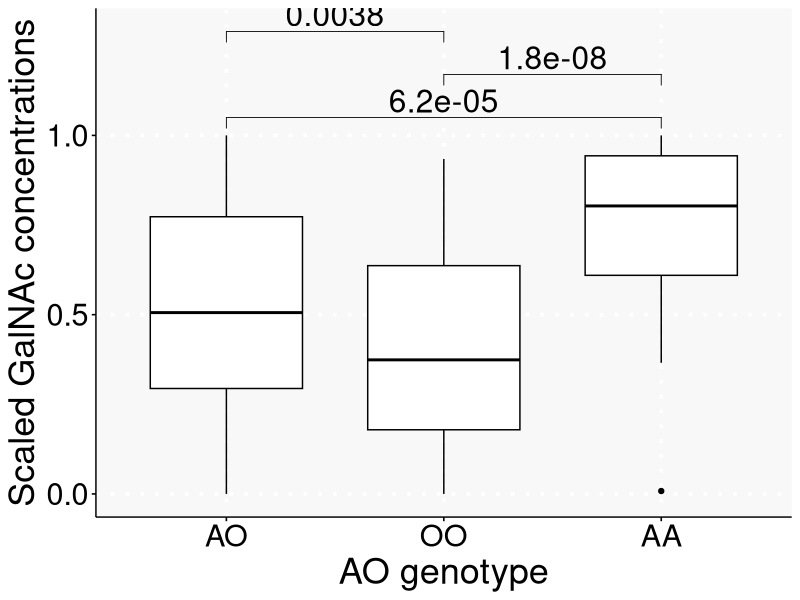
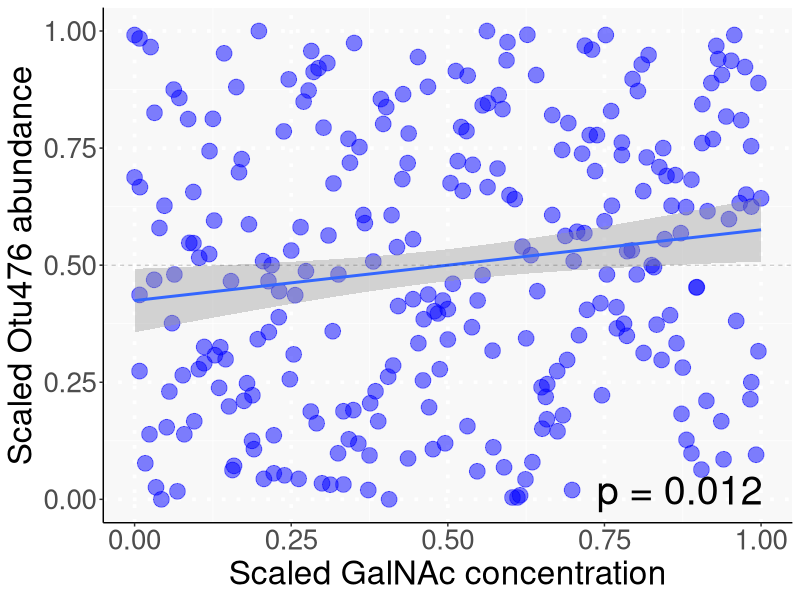
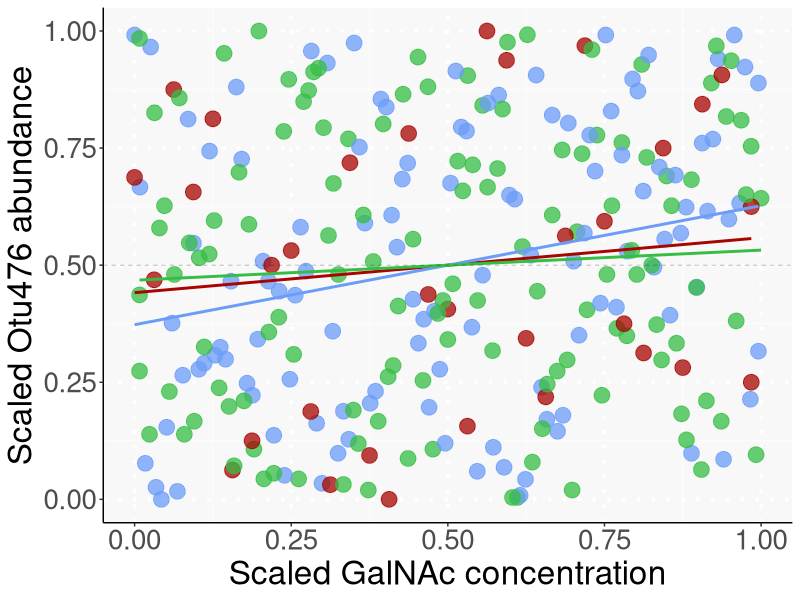

Reproduce these figures in R, in order.

library(ggplot2)
library(dplyr)
library(forcats)
library(ggpubr)

table <- read.delim("Genotype_GalNAC_OTU476_table.txt")

# Convert to scaled (0 to 1) ranks within badge
table$GalNac_rank_in_batch[table$batch == "DLY_batch1"]<-(0+rank(table$GalNAC_raw[table$batch == "DLY_batch1"],na.last="keep",ties.method="average")-1)/(sum(table$batch == "DLY_batch1")-1)
mean(table$GalNac_rank_in_batch[table$batch == "DLY_batch1"])
var(table$GalNac_rank_in_batch[table$batch == "DLY_batch1"])
table$GalNac_rank_in_batch[table$batch == "DLY_batch3"]<-(0+rank(table$GalNAC_raw[table$batch == "DLY_batch3"],na.last="keep",ties.method="average")-1)/(sum(table$batch == "DLY_batch3")-1)
mean(table$GalNac_rank_in_batch[table$batch == "DLY_batch3"])
var(table$GalNac_rank_in_batch[table$batch == "DLY_batch3"])
table$GalNac_rank_in_batch[table$batch == "DLY_batch4"]<-(0+rank(table$GalNAC_raw[table$batch == "DLY_batch4"],na.last="keep",ties.method="average")-1)/(sum(table$batch == "DLY_batch4")-1)
mean(table$GalNac_rank_in_batch[table$batch == "DLY_batch4"])
var(table$GalNac_rank_in_batch[table$batch == "DLY_batch4"])
table$GalNac_rank_in_batch[table$batch == "F7_batch2"]<-(0+rank(table$GalNAC_raw[table$batch == "F7_batch2"],na.last="keep",ties.method="average")-1)/(sum(table$batch == "F7_batch2")-1)
mean(table$GalNac_rank_in_batch[table$batch == "F7_batch2"])
var(table$GalNac_rank_in_batch[table$batch == "F7_batch2"])


# FIG 5A
#Check effect of AO genotype on GalNAc concentration across batches
compare_means(GalNac_rank_in_batch~genotyping,table,method="wilcox.test")
my_comparisons<-list(c("AA","AO"),c("AA","OO"),c("AO","OO"))
p<-ggboxplot (table, x="genotyping", y = "GalNac_rank_in_batch") +
  stat_compare_means(comparisons = my_comparisons) +
  #stat_compare_means(label.y=50000) +
  xlab("AO genotype") +
  ylab("Scaled GalNAc concentrations") +
  theme(axis.title=element_text(size=26)) +
  theme(axis.text=element_text(size=22)) +
  theme(
    panel.background = element_rect(fill = "#f8f8f8"),
    panel.grid.major = element_line(color="white",linetype="dotted",size=1.25)
  )
p$layers[[2]]$aes_params$textsize <- 8
p

### Fig5B & Fig5C

# Convert to scaled (0 to 1) ranks within badge
table$Otu476_rank_in_batch[table$batch == "DLY_batch1"]<-(0+rank(table$Otu476_raw[table$batch == "DLY_batch1"],na.last="keep",ties.method="average")-1)/(sum(table$batch == "DLY_batch1")-1)
mean(table$Otu476_rank_in_batch[table$batch == "DLY_batch1"])
table$Otu476_rank_in_batch[table$batch == "DLY_batch3"]<-(0+rank(table$Otu476_raw[table$batch == "DLY_batch3"],na.last="keep",ties.method="average")-1)/(sum(table$batch == "DLY_batch3")-1)
mean(table$Otu476_rank_in_batch[table$batch == "DLY_batch3"])
table$Otu476_rank_in_batch[table$batch == "DLY_batch4"]<-(0+rank(table$Otu476_raw[table$batch == "DLY_batch4"],na.last="keep",ties.method="average")-1)/(sum(table$batch == "DLY_batch4")-1)
mean(table$Otu476_rank_in_batch[table$batch == "DLY_batch4"])
table$Otu476_rank_in_batch[table$batch == "F7_batch2"]<-(0+rank(table$Otu476_raw[table$batch == "F7_batch2"],na.last="keep",ties.method="average")-1)/(sum(table$batch == "F7_batch2")-1)
mean(table$Otu476_rank_in_batch[table$batch == "F7_batch2"])


# USE ties.method="random" if you want to have exactly the same scaled distribution as for OTU467 and p.75.a5
table$Otu327_rank_in_batch[table$batch == "DLY_batch1"]<-(0+rank(table$Otu327_raw[table$batch == "DLY_batch1"],na.last="keep",ties.method="average")-1)/(sum(table$batch == "DLY_batch1")-1)
mean(table$Otu327_rank_in_batch[table$batch == "DLY_batch1"])
table$Otu327_rank_in_batch[table$batch == "DLY_batch3"]<-(0+rank(table$Otu327_raw[table$batch == "DLY_batch3"],na.last="keep",ties.method="average")-1)/(sum(table$batch == "DLY_batch3")-1)
mean(table$Otu327_rank_in_batch[table$batch == "DLY_batch3"])
table$Otu327_rank_in_batch[table$batch == "DLY_batch4"]<-(0+rank(table$Otu327_raw[table$batch == "DLY_batch4"],na.last="keep",ties.method="average")-1)/(sum(table$batch == "DLY_batch4")-1)
mean(table$Otu327_rank_in_batch[table$batch == "DLY_batch4"])
table$Otu327_rank_in_batch[table$batch == "F7_batch2"]<-(0+rank(table$Otu327_raw[table$batch == "F7_batch2"],na.last="keep",ties.method="average")-1)/(sum(table$batch == "F7_batch2")-1)
mean(table$Otu327_rank_in_batch[table$batch == "F7_batch2"])


table$p.75.a5_rank_in_batch[table$batch == "DLY_batch1"]<-(0+rank(table$p.75.a5_raw[table$batch == "DLY_batch1"],na.last="keep",ties.method="average")-1)/(sum(table$batch == "DLY_batch1")-1)
mean(table$p.75.a5_rank_in_batch[table$batch == "DLY_batch1"])
table$p.75.a5_rank_in_batch[table$batch == "DLY_batch3"]<-(0+rank(table$p.75.a5_raw[table$batch == "DLY_batch3"],na.last="keep",ties.method="average")-1)/(sum(table$batch == "DLY_batch3")-1)
mean(table$p.75.a5_rank_in_batch[table$batch == "DLY_batch3"])
table$p.75.a5_rank_in_batch[table$batch == "DLY_batch4"]<-(0+rank(table$p.75.a5_raw[table$batch == "DLY_batch4"],na.last="keep",ties.method="average")-1)/(sum(table$batch == "DLY_batch4")-1)
mean(table$p.75.a5_rank_in_batch[table$batch == "DLY_batch4"])
table$p.75.a5_rank_in_batch[table$batch == "F7_batch2"]<-(0+rank(table$p.75.a5_raw[table$batch == "F7_batch2"],na.last="keep",ties.method="average")-1)/(sum(table$batch == "F7_batch2")-1)
mean(table$p.75.a5_rank_in_batch[table$batch == "F7_batch2"])

# => significant albeit weak correlation (could be due to heterozygotes /dominant for one trait; recessive for the other)

# Correlation between GalNac concentration and OTU476 abundance within AO genotype 
# Rank and scale GalNac concentrations within genotype
table$GalNac_rank_in_genotype[table$genotyping == "AA"]<-(0+rank(table$GalNac_rank_in_batch[table$genotyping == "AA"],na.last="keep",ties.method="average")-1)/(sum(table$genotyping == "AA")-1)
mean(table$GalNac_rank_in_genotype[table$genotyping == "AA"])
table$GalNac_rank_in_genotype[table$genotyping == "AO"]<-(0+rank(table$GalNac_rank_in_batch[table$genotyping == "AO"],na.last="keep",ties.method="average")-1)/(sum(table$genotyping == "AO")-1)
mean(table$GalNac_rank_in_genotype[table$genotyping == "AO"])
table$GalNac_rank_in_genotype[table$genotyping == "OO"]<-(0+rank(table$GalNac_rank_in_batch[table$genotyping == "OO"],na.last="keep",ties.method="average")-1)/(sum(table$genotyping == "OO")-1)
mean(table$GalNac_rank_in_genotype[table$genotyping == "OO"])


# Rank and scale OTU476 abundance within genotype
table$Otu476_rank_in_genotype[table$genotyping == "AA"]<-(0+rank(table$Otu476_rank_in_batch[table$genotyping == "AA"],na.last="keep",ties.method="average")-1)/(sum(table$genotyping == "AA")-1)
mean(table$Otu476_rank_in_genotype[table$genotyping == "AA"])
table$Otu476_rank_in_genotype[table$genotyping == "AO"]<-(0+rank(table$Otu476_rank_in_batch[table$genotyping == "AO"],na.last="keep",ties.method="average")-1)/(sum(table$genotyping == "AO")-1)
mean(table$Otu476_rank_in_genotype[table$genotyping == "AO"])
table$Otu476_rank_in_genotype[table$genotyping == "OO"]<-(0+rank(table$Otu476_rank_in_batch[table$genotyping == "OO"],na.last="keep",ties.method="average")-1)/(sum(table$genotyping == "OO")-1)
mean(table$Otu476_rank_in_genotype[table$genotyping == "OO"])


table$p.75.a5_rank_in_genotype[table$genotyping == "AA"]<-(0+rank(table$p.75.a5_rank_in_batch[table$genotyping == "AA"],na.last="keep",ties.method="average")-1)/(sum(table$genotyping == "AA")-1)
mean(table$p.75.a5_rank_in_genotype[table$genotyping == "AA"])
table$p.75.a5_rank_in_genotype[table$genotyping == "AO"]<-(0+rank(table$p.75.a5_rank_in_batch[table$genotyping == "AO"],na.last="keep",ties.method="average")-1)/(sum(table$genotyping == "AO")-1)
mean(table$p.75.a5_rank_in_genotype[table$genotyping == "AO"])
table$p.75.a5_rank_in_genotype[table$genotyping == "OO"]<-(0+rank(table$p.75.a5_rank_in_batch[table$genotyping == "OO"],na.last="keep",ties.method="average")-1)/(sum(table$genotyping == "OO")-1)
mean(table$p.75.a5_rank_in_genotype[table$genotyping == "OO"])


# As above use "random" if you want to have better scaled distribution
table$Otu327_rank_in_genotype[table$genotyping == "AA"]<-(0+rank(table$Otu327_rank_in_batch[table$genotyping == "AA"],na.last="keep",ties.method="average")-1)/(sum(table$genotyping == "AA")-1)
mean(table$Otu327_rank_in_genotype[table$genotyping == "AA"])
table$Otu327_rank_in_genotype[table$genotyping == "AO"]<-(0+rank(table$Otu327_rank_in_batch[table$genotyping == "AO"],na.last="keep",ties.method="average")-1)/(sum(table$genotyping == "AO")-1)
mean(table$Otu327_rank_in_genotype[table$genotyping == "AO"])
table$Otu327_rank_in_genotype[table$genotyping == "OO"]<-(0+rank(table$Otu327_rank_in_batch[table$genotyping == "OO"],na.last="keep",ties.method="average")-1)/(sum(table$genotyping == "OO")-1)
mean(table$Otu327_rank_in_genotype[table$genotyping == "OO"])


# FIG 5B
CairoPDF("Fig5B-V10.pdf",width = 8,height = 7)
cor.test(table$GalNac_rank_in_genotype,table$Otu476_rank_in_genotype,method="spearman")
ggplot(table,aes(x=GalNac_rank_in_genotype,y=Otu476_rank_in_genotype)) + geom_point(color="blue",size=5,alpha=0.5) +
  stat_smooth(method=lm,se=TRUE) +
  geom_hline(yintercept=0.5,linetype="dashed",size=0.3,alpha=0.3) +
  xlab("Scaled GalNAc concentration") +
  ylab("Scaled Otu476 abundance") +
  annotate("text",x=0.87,y=0.02,label = "p = 0.012",size = 10) +
  theme(axis.title=element_text(size=24)) +
  theme(axis.text=element_text(size=20)) +
  theme(axis.line=element_line(color="black")) +
  theme(
    panel.background = element_rect(fill = "#f8f8f8"),
    panel.grid.major = element_line(color="white",linetype="dotted",size=1.25))

# FIG 5C
CairoPDF("Fig5C-V10.pdf",width = 8,height = 7)
ggplot(table,aes(x=GalNac_rank_in_genotype,y=Otu476_rank_in_genotype,color=genotyping)) + geom_point(size=5,alpha=0.75) +
  stat_smooth(method=lm,se=FALSE) +
  geom_hline(yintercept=0.5,linetype="dashed",size=0.3,alpha=0.3) +
  xlab("Scaled GalNAc concentration") +
  ylab("Scaled Otu476 abundance") +
  #annotate("text",x=0.87,y=0.02,label = "p = 0.012",size = 10) +
  theme(axis.title=element_text(size=24)) +
  theme(axis.text=element_text(size=20)) +
  theme(axis.line=element_line(color="black")) +
  theme(
    panel.background = element_rect(fill = "#f8f8f8"),
    panel.grid.major = element_line(color="white",linetype="dotted",size=1.25)) +
  theme(legend.title = element_blank()) +
  theme(legend.text=element_text(size=20))+scale_color_manual(values = c("#A70501","#6B9CF8","#36BE44"))+guides(color=F)






